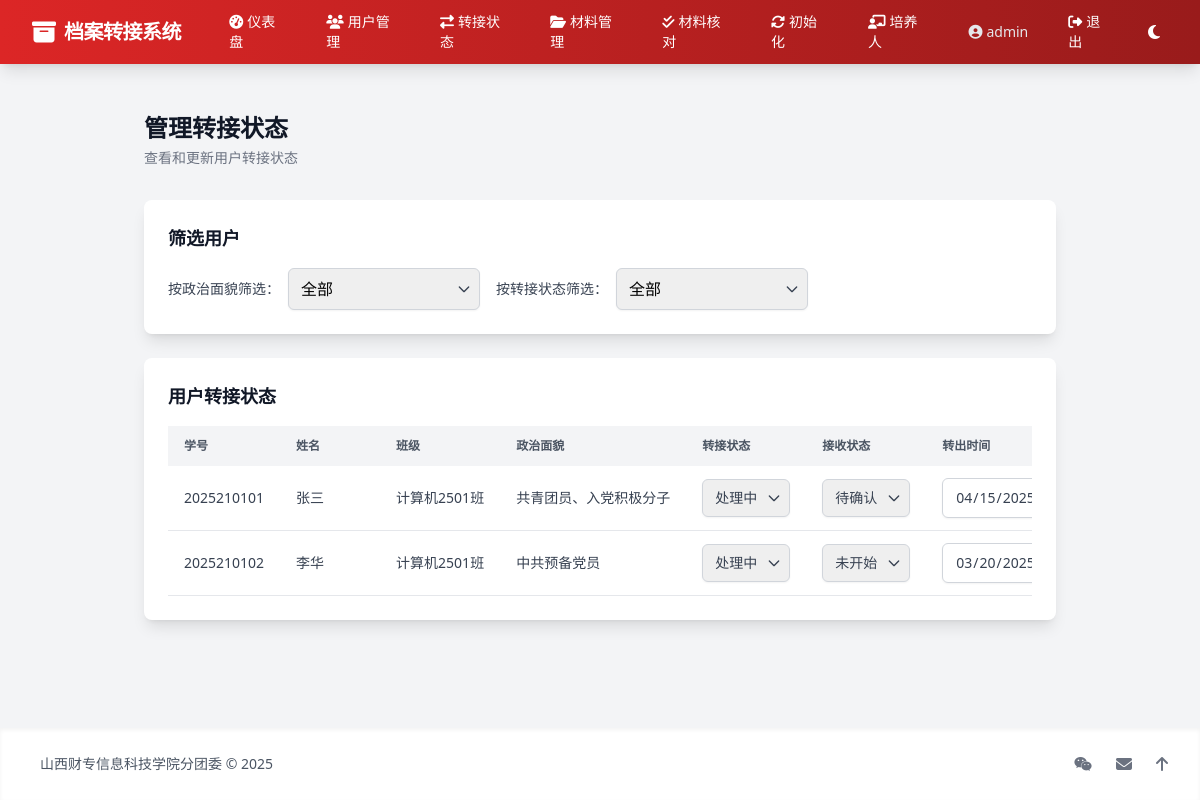
The app's page /admin/transfer_status (signed in) with its own data.
### tables this page shows
CREATE TABLE users (
            id INTEGER PRIMARY KEY AUTOINCREMENT,
            student_id TEXT UNIQUE NOT NULL,
            name TEXT NOT NULL,
            password TEXT NOT NULL,
            class_name TEXT NOT NULL,
            batch TEXT,
            is_admin INTEGER NOT NULL DEFAULT 0
        );

### app.py (the view)
    def wrap(*args, **kwargs):
        if 'user_id' not in session or session.get('is_admin') != 1:
            flash('无权限访问', 'error')
            return redirect(url_for('login'))
        return f(*args, **kwargs)

### app.py (called while the page is built)
def admin_required(f):
    def wrap(*args, **kwargs):
        if 'user_id' not in session or session.get('is_admin') != 1:
            flash('无权限访问', 'error')
            return redirect(url_for('login'))
        return f(*args, **kwargs)
    wrap.__name__ = f.__name__
    return wrap

### database.py (called while the page is built)
def get_db():
    conn = sqlite3.connect('archive.db', timeout=10)  # 增加超时时间
    conn.row_factory = sqlite3.Row
    return conn

### templates/admin_transfer_status.html (shortened to what this page needs)
{% extends "base.html" %}
{% block content %}
<div class="max-w-7xl mx-auto px-4 sm:px-6 lg:px-8 py-6">
    <header class="mb-8 animate-fadeIn">
        <div class="flex justify-between items-center">
            <div>
                <h1 class="text-2xl font-bold text-gray-900 dark:text-gray-100">管理转接状态</h1>
                <p class="mt-1 text-sm text-gray-500 dark:text-gray-400">查看和更新用户转接状态</p>
            </div>
        </div>
    </header>
    <div class="bg-white dark:bg-gray-800 rounded-lg shadow-lg p-6 mb-6 animate-fadeIn">
        <h2 class="text-lg font-semibold text-gray-900 dark:text-gray-100 mb-4">筛选用户</h2>
        <div class="flex flex-col sm:flex-row sm:items-center sm:space-x-4 space-y-4 sm:space-y-0">
            <div class="flex items-center space-x-2">
                <label for="identity_filter" class="text-sm font-medium text-gray-700 dark:text-gray-300">按政治面貌筛选：</label>
                <div class="relative w-48">
                    <select id="identity_filter" class="w-full px-3 py-2 border border-gray-300 dark:border-gray-600 rounded-md shadow-sm focus:outline-none focus:ring-indigo-500 focus:border-indigo-500 dark:bg-gray-700 dark:text-gray-100 appearance-none">
                        <option value="">全部</option>
                    </select>
                    <div class="pointer-events-none absolute inset-y-0 right-0 flex items-center px-2 text-gray-700 dark:text-gray-300">
                    </div>
                </div>
            </div>
            <div class="flex items-center space-x-2">
                <label for="transfer_status_filter" class="text-sm font-medium text-gray-700 dark:text-gray-300">按转接状态筛选：</label>
                <div class="relative w-48">
                    <select id="transfer_status_filter" class="w-full px-3 py-2 border border-gray-300 dark:border-gray-600 rounded-md shadow-sm focus:outline-none focus:ring-indigo-500 focus:border-indigo-500 dark:bg-gray-700 dark:text-gray-100 appearance-none">
                        <option value="">全部</option>
                    </select>
                    <div class="pointer-events-none absolute inset-y-0 right-0 flex items-center px-2 text-gray-700 dark:text-gray-300">
                    </div>
                </div>
            </div>
        </div>
    </div>
    <div class="bg-white dark:bg-gray-800 rounded-lg shadow-lg p-6 animate-fadeIn">
        <h2 class="text-lg font-semibold text-gray-900 dark:text-gray-100 mb-4">用户转接状态</h2>
        <div class="overflow-x-auto">
            <table class="w-full text-left text-sm text-gray-700 dark:text-gray-300">
                <thead class="bg-gray-100 dark:bg-gray-700 text-gray-600 dark:text-gray-400 uppercase text-xs">
                    <tr>
                        <th class="py-3 px-4 min-w-[100px]">学号</th>
                        <th class="py-3 px-4 min-w-[100px]">姓名</th>
                        <th class="py-3 px-4 min-w-[100px]">班级</th>
                        <th class="py-3 px-4 min-w-[120px]">政治面貌</th>
                        <th class="py-3 px-4 min-w-[120px]">转接状态</th>
                        <th class="py-3 px-4 min-w-[120px]">接收状态</th>
                        <th class="py-3 px-4 min-w-[150px]">转出时间</th>
                    </tr>
                </thead>
                <tbody id="userTable">
                    {% for user in users %}
                    <tr data-identities="{{ user.identity_names|join(',') }}" data-transfer-status="{{ user.transfer_status }}" class="border-b dark:border-gray-700 hover:bg-gray-50 dark:hover:transition">
                        <td class="py-3 px-4 truncate">{{ user.student_id }}</td>
                        <td class="py-3 px-4 truncate">{{ user.name }}</td>
                        <td class="py-3 px-4 truncate">{{ user.class_name }}</td>
                        <td class="py-3 px-4 truncate">{{ user.identity_names|join('、') }}</td>
                        <td class="py-3 px-4">
                            <div class="relative">
                                <select name="transfer_status" class="transfer-status w-full px-3 py-2 border border-gray-300 dark:border-gray-600 rounded-md shadow-sm focus:outline-none focus:ring-indigo-500 focus:border-indigo-500 dark:bg-gray-700 dark:text-gray-100 appearance-none">
                                    <option value="处理中" {% if user.transfer_status == '处理中' %}selected{% endif %}>处理中</option>
                                </select>
                                <div class="pointer-events-none absolute inset-y-0 right-0 flex items-center px-2 text-gray-700 dark:text-gray-300">
                                </div>
                            </div>
                        </td>
                        <td class="py-3 px-4">
                            <div class="relative">
                                <select name="receive_status" class="receive-status w-full px-3 py-2 border border-gray-300 dark:border-gray-600 rounded-md shadow-sm focus:outline-none focus:ring-indigo-500 focus:border-indigo-500 dark:bg-gray-700 dark:text-gray-100 appearance-none">
                                    <option value="未开始" {% if user.receive_status == '未开始' %}selected{% endif %}>未开始</option>
                                    <option value="待确认" {% if user.receive_status == '待确认' %}selected{% endif %}>待确认</option>
                                </select>
                                <div class="pointer-events-none absolute inset-y-0 right-0 flex items-center px-2 text-gray-700 dark:text-gray-300">
                                </div>
                            </div>
                        </td>
                        <td class="py-3 px-4">
                            <input type="date" name="transfer_date" class="transfer-date w-full px-3 py-2 border border-gray-300 dark:border-gray-600 rounded-md shadow-sm focus:outline-none focus:ring-indigo-500 focus:border-indigo-500 dark:bg-gray-700 dark:text-gray-100" value="{{ user.transfer_date or '' }}">
                        </td>
                    </tr>
                    {% endfor %}
                </tbody>
            </table>
        </div>
    </div>
</div>
{% endblock %}

### templates/base.html (style rules this page uses)
.animate-fadeIn { animation: fadeIn 0.5s ease-out forwards; }

### records on screen
users: student_id "2025210101", name "张三", class_name "计算机2501班", identity_names "共青团员、入党积极分子", transfer_date "04/15/2025"
users: student_id "2025210102", name "李华", class_name "计算机2501班", identity_names "中共预备党员", transfer_date "03/20/2025"

### other values on screen
{{ session.student_id or '用户' }} "admin"
